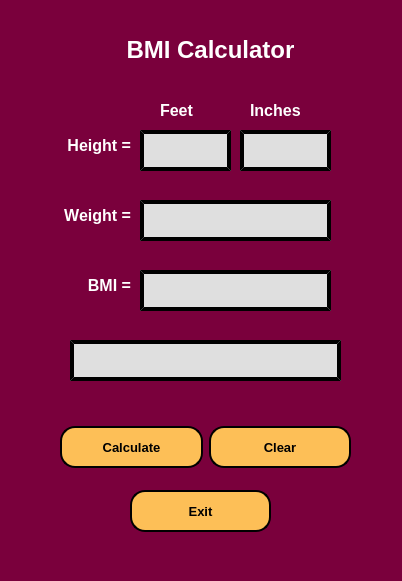
<?xml version="1.0" encoding="UTF-8"?>
<ui version="4.0">
 <class>MainWindow</class>
 <widget class="QMainWindow" name="MainWindow">
  <property name="geometry">
   <rect>
    <x>0</x>
    <y>0</y>
    <width>402</width>
    <height>581</height>
   </rect>
  </property>
  <property name="windowTitle">
   <string>BMI Calculator</string>
  </property>
  <property name="styleSheet">
   <string notr="true">background-color: rgb(122, 0, 60);</string>
  </property>
  <widget class="QWidget" name="centralwidget">
   <widget class="QLineEdit" name="feet">
    <property name="geometry">
     <rect>
      <x>140</x>
      <y>130</y>
      <width>91</width>
      <height>41</height>
     </rect>
    </property>
    <property name="font">
     <font>
      <pointsize>10</pointsize>
     </font>
    </property>
    <property name="styleSheet">
     <string notr="true">background-color: rgb(223, 223, 223);
border-style: outset;
border-width: 4px;
border-color: black;
padding: 4px;</string>
    </property>
    <property name="inputMethodHints">
     <set>Qt::ImhNone</set>
    </property>
    <property name="inputMask">
     <string/>
    </property>
    <property name="text">
     <string/>
    </property>
    <property name="maxLength">
     <number>10</number>
    </property>
    <property name="clearButtonEnabled">
     <bool>false</bool>
    </property>
   </widget>
   <widget class="QLineEdit" name="weight">
    <property name="geometry">
     <rect>
      <x>140</x>
      <y>200</y>
      <width>191</width>
      <height>41</height>
     </rect>
    </property>
    <property name="font">
     <font>
      <pointsize>10</pointsize>
     </font>
    </property>
    <property name="styleSheet">
     <string notr="true">background-color: rgb(223, 223, 223);
border-style: outset;
border-width: 4px;
border-color: black;
padding: 4px;</string>
    </property>
    <property name="maxLength">
     <number>15</number>
    </property>
   </widget>
   <widget class="QLineEdit" name="bmi_result">
    <property name="geometry">
     <rect>
      <x>140</x>
      <y>270</y>
      <width>191</width>
      <height>41</height>
     </rect>
    </property>
    <property name="font">
     <font>
      <pointsize>10</pointsize>
     </font>
    </property>
    <property name="styleSheet">
     <string notr="true">background-color: rgb(223, 223, 223);
border-style: outset;
border-width: 4px;
border-color: black;
padding: 4px;</string>
    </property>
    <property name="readOnly">
     <bool>true</bool>
    </property>
   </widget>
   <widget class="QLabel" name="label">
    <property name="geometry">
     <rect>
      <x>40</x>
      <y>130</y>
      <width>91</width>
      <height>31</height>
     </rect>
    </property>
    <property name="font">
     <font>
      <pointsize>12</pointsize>
     </font>
    </property>
    <property name="text">
     <string>&lt;html&gt;&lt;head/&gt;&lt;body&gt;&lt;p&gt;&lt;span style=&quot; font-weight:600; color:#ffffff;&quot;&gt;Height =&lt;/span&gt;&lt;/p&gt;&lt;/body&gt;&lt;/html&gt;</string>
    </property>
    <property name="alignment">
     <set>Qt::AlignRight|Qt::AlignTrailing|Qt::AlignVCenter</set>
    </property>
   </widget>
   <widget class="QLabel" name="label_2">
    <property name="geometry">
     <rect>
      <x>30</x>
      <y>200</y>
      <width>101</width>
      <height>31</height>
     </rect>
    </property>
    <property name="text">
     <string>&lt;html&gt;&lt;head/&gt;&lt;body&gt;&lt;p align=&quot;right&quot;&gt;&lt;span style=&quot; font-size:12pt; font-weight:600; color:#ffffff;&quot;&gt;Weight =&lt;/span&gt;&lt;/p&gt;&lt;/body&gt;&lt;/html&gt;</string>
    </property>
   </widget>
   <widget class="QLabel" name="label_5">
    <property name="geometry">
     <rect>
      <x>50</x>
      <y>270</y>
      <width>81</width>
      <height>31</height>
     </rect>
    </property>
    <property name="text">
     <string>&lt;html&gt;&lt;head/&gt;&lt;body&gt;&lt;p align=&quot;right&quot;&gt;&lt;span style=&quot; font-size:12pt; font-weight:600; color:#ffffff;&quot;&gt;BMI =&lt;/span&gt;&lt;/p&gt;&lt;/body&gt;&lt;/html&gt;</string>
    </property>
   </widget>
   <widget class="QWidget" name="layoutWidget">
    <property name="geometry">
     <rect>
      <x>60</x>
      <y>410</y>
      <width>291</width>
      <height>74</height>
     </rect>
    </property>
    <layout class="QHBoxLayout" name="horizontalLayout">
     <item>
      <widget class="QPushButton" name="go_btn">
       <property name="font">
        <font>
         <pointsize>10</pointsize>
         <weight>75</weight>
         <bold>true</bold>
        </font>
       </property>
       <property name="cursor">
        <cursorShape>PointingHandCursor</cursorShape>
       </property>
       <property name="styleSheet">
        <string notr="true">background-color: rgb(253, 191, 87);
height: 30px;
border-style: outset;
border-width: 2px;
border-radius: 15px;
border-color: black;
padding: 4px;</string>
       </property>
       <property name="text">
        <string>Calculate</string>
       </property>
       <property name="shortcut">
        <string>Return, Enter</string>
       </property>
      </widget>
     </item>
     <item>
      <widget class="QPushButton" name="clr_btn">
       <property name="font">
        <font>
         <pointsize>10</pointsize>
         <weight>75</weight>
         <bold>true</bold>
        </font>
       </property>
       <property name="cursor">
        <cursorShape>PointingHandCursor</cursorShape>
       </property>
       <property name="styleSheet">
        <string notr="true">background-color: rgb(253, 191, 87);
height: 30px;
border-style: outset;
border-width: 2px;
border-radius: 15px;
border-color: black;
padding: 4px;</string>
       </property>
       <property name="text">
        <string>Clear</string>
       </property>
       <property name="shortcut">
        <string>Return, Enter</string>
       </property>
      </widget>
     </item>
    </layout>
   </widget>
   <widget class="QLabel" name="label_6">
    <property name="geometry">
     <rect>
      <x>70</x>
      <y>20</y>
      <width>281</width>
      <height>61</height>
     </rect>
    </property>
    <property name="font">
     <font>
      <pointsize>18</pointsize>
      <weight>75</weight>
      <bold>true</bold>
     </font>
    </property>
    <property name="text">
     <string>&lt;html&gt;&lt;head/&gt;&lt;body&gt;&lt;p align=&quot;center&quot;&gt;&lt;span style=&quot; color:#ffffff;&quot;&gt;BMI Calculator&lt;/span&gt;&lt;/p&gt;&lt;/body&gt;&lt;/html&gt;</string>
    </property>
   </widget>
   <widget class="QLineEdit" name="inches">
    <property name="geometry">
     <rect>
      <x>240</x>
      <y>130</y>
      <width>91</width>
      <height>41</height>
     </rect>
    </property>
    <property name="font">
     <font>
      <pointsize>10</pointsize>
     </font>
    </property>
    <property name="styleSheet">
     <string notr="true">background-color: rgb(223, 223, 223);
border-style: outset;
border-width: 4px;
border-color: black;
padding: 4px;</string>
    </property>
    <property name="text">
     <string/>
    </property>
    <property name="maxLength">
     <number>10</number>
    </property>
   </widget>
   <widget class="QLabel" name="label_3">
    <property name="geometry">
     <rect>
      <x>160</x>
      <y>100</y>
      <width>51</width>
      <height>21</height>
     </rect>
    </property>
    <property name="text">
     <string>&lt;html&gt;&lt;head/&gt;&lt;body&gt;&lt;p&gt;&lt;span style=&quot; font-size:12pt; font-weight:600; color:#ffffff;&quot;&gt;Feet&lt;/span&gt;&lt;/p&gt;&lt;/body&gt;&lt;/html&gt;</string>
    </property>
   </widget>
   <widget class="QLabel" name="label_4">
    <property name="geometry">
     <rect>
      <x>250</x>
      <y>100</y>
      <width>71</width>
      <height>21</height>
     </rect>
    </property>
    <property name="text">
     <string>&lt;html&gt;&lt;head/&gt;&lt;body&gt;&lt;p&gt;&lt;span style=&quot; font-size:12pt; font-weight:600; color:#ffffff;&quot;&gt;Inches&lt;/span&gt;&lt;/p&gt;&lt;/body&gt;&lt;/html&gt;</string>
    </property>
   </widget>
   <widget class="QLineEdit" name="meaning">
    <property name="geometry">
     <rect>
      <x>70</x>
      <y>340</y>
      <width>271</width>
      <height>41</height>
     </rect>
    </property>
    <property name="font">
     <font>
      <pointsize>10</pointsize>
     </font>
    </property>
    <property name="styleSheet">
     <string notr="true">background-color: rgb(223, 223, 223);
border-style: outset;
border-width: 4px;
border-color: black;
padding: 4px;</string>
    </property>
    <property name="text">
     <string/>
    </property>
    <property name="alignment">
     <set>Qt::AlignCenter</set>
    </property>
    <property name="readOnly">
     <bool>true</bool>
    </property>
   </widget>
   <widget class="QPushButton" name="exit_btn">
    <property name="geometry">
     <rect>
      <x>130</x>
      <y>490</y>
      <width>141</width>
      <height>42</height>
     </rect>
    </property>
    <property name="font">
     <font>
      <pointsize>10</pointsize>
      <weight>75</weight>
      <bold>true</bold>
     </font>
    </property>
    <property name="cursor">
     <cursorShape>PointingHandCursor</cursorShape>
    </property>
    <property name="styleSheet">
     <string notr="true">background-color: rgb(253, 191, 87);
height: 30px;
border-style: outset;
border-width: 2px;
border-radius: 15px;
border-color: black;
padding: 4px;</string>
    </property>
    <property name="text">
     <string>Exit</string>
    </property>
    <property name="shortcut">
     <string>Esc</string>
    </property>
   </widget>
  </widget>
  <widget class="QStatusBar" name="statusbar"/>
 </widget>
 <resources/>
 <connections/>
</ui>
